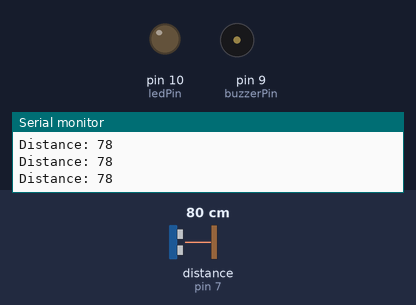
Recording of a sketch running on a simulated Arduino Uno, built with avr-gcc and run on an emulated ATmega328P. Parts: output pins drawn as LEDs (lit = HIGH), buzzer (waves = sounding, pin HIGH), the last lines printed to the serial monitor. Wiring (inferred from the names in the program): ultrasonic range finder: trigger pin 8; echo pin 7. Dashed ring = blinking. The test bench sets the inputs (shaded band); at power-on: distance to the obstacle (sensor on pin 7) 80 cm. The echo pulse lasts 58.3 µs per cm; pins used as bus, display or sensor lines are not drawn.

Above: at 1.2 s.
1.3 s: distance to the obstacle (sensor on pin 7) set to 55 cm
4.3 s: distance to the obstacle (sensor on pin 7) set to 46 cm
At 5.3 s:
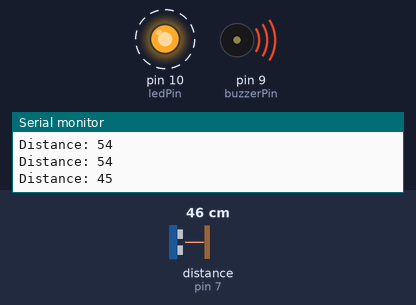
7.3 s: distance to the obstacle (sensor on pin 7) set to 60 cm
At 8.2 s:
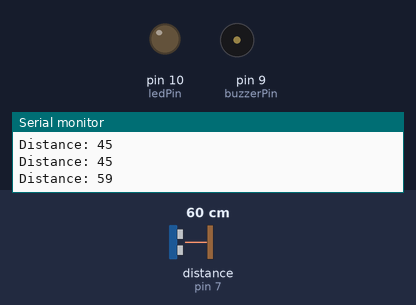
9.4 s: distance to the obstacle (sensor on pin 7) set to 2 cm
At 10.3 s:
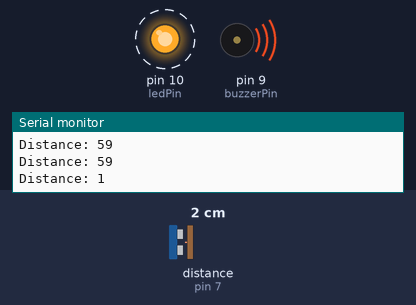
Timing chart, 0 to 13.4 s (numbered marks = the images above; inputs shaded):
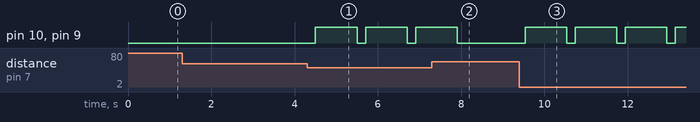

The sketch:

code.ino
```cpp
const int trigPin = 8;
const int echoPin = 7;
const int buzzerPin = 9;
const int ledPin = 10;
long duration;
int distance;
void setup()
{
 pinMode(trigPin, OUTPUT);
 pinMode(echoPin, INPUT);
 pinMode(buzzerPin, OUTPUT);
 pinMode(ledPin, OUTPUT);
 Serial.begin(9600);
}
void loop()
{
 digitalWrite(trigPin, LOW);
 delayMicroseconds(2);
 digitalWrite(trigPin, HIGH);
 delayMicroseconds(10);
 digitalWrite(trigPin, LOW);
 duration = pulseIn(echoPin, HIGH);
 distance = duration * 0.034 / 2;
 Serial.print("Distance: ");
 Serial.println(distance);
 if (distance > 0 && distance <= 50)
{
 digitalWrite(buzzerPin, HIGH);
 digitalWrite(ledPin, HIGH);
 delay(1000);
 digitalWrite(buzzerPin, LOW);
 digitalWrite(ledPin, LOW);
 }
 delay(200);
}
```

Measured:
- the behaviour switches between 52 and 51 cm on distance to the obstacle (sensor on pin 7) (found by bisection; images 0 and 1)
- after the input at 4.3 s, pin 10 (ledPin), pin 9 (buzzerPin): alternates HIGH for 1.0 s and LOW for 0.20 s, starting after 0.20 s
- after the input at 7.3 s, pin 10 (ledPin), pin 9 (buzzerPin): goes on until 7.9 s, then stays LOW
- after the input at 9.4 s, pin 10 (ledPin), pin 9 (buzzerPin): alternates HIGH for 1.0 s and LOW for 0.20 s, starting after 0.14 s
